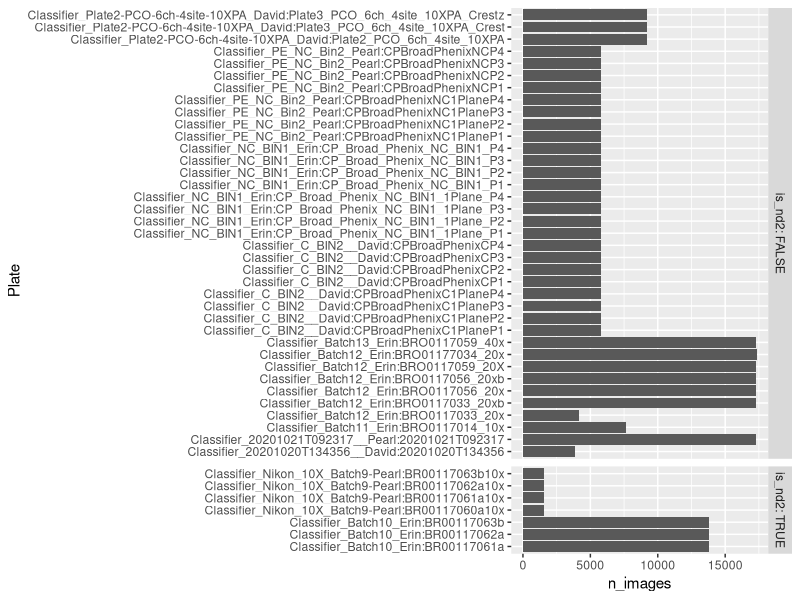
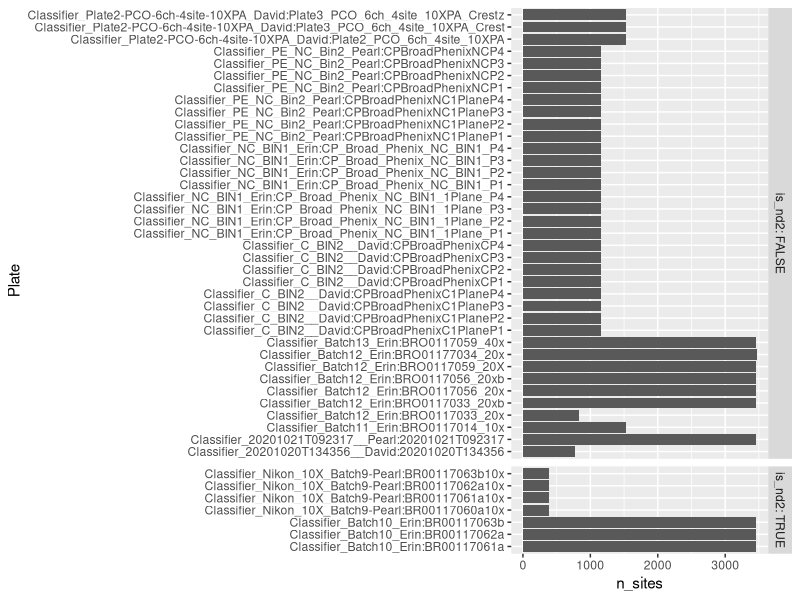
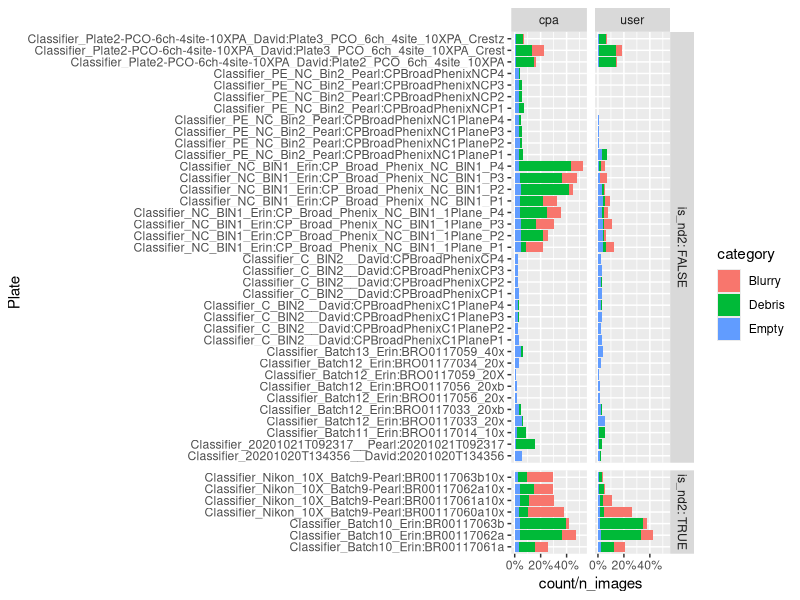
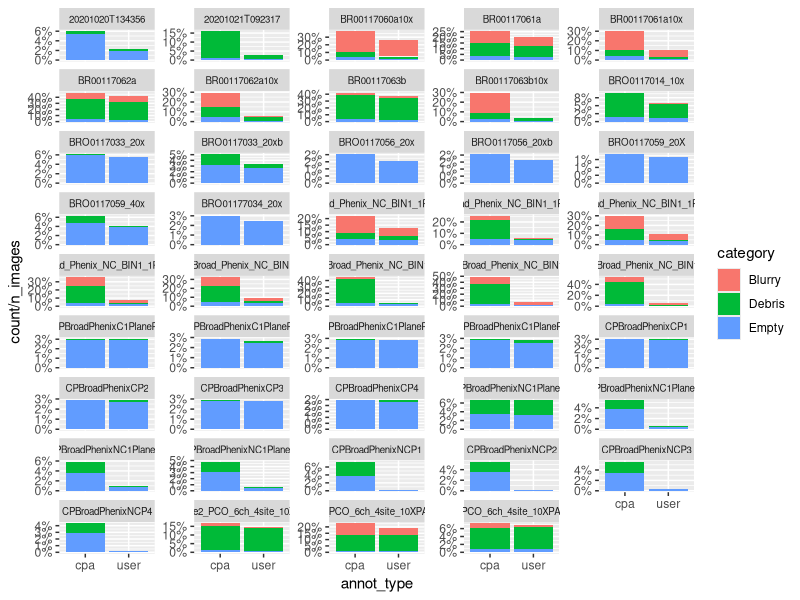
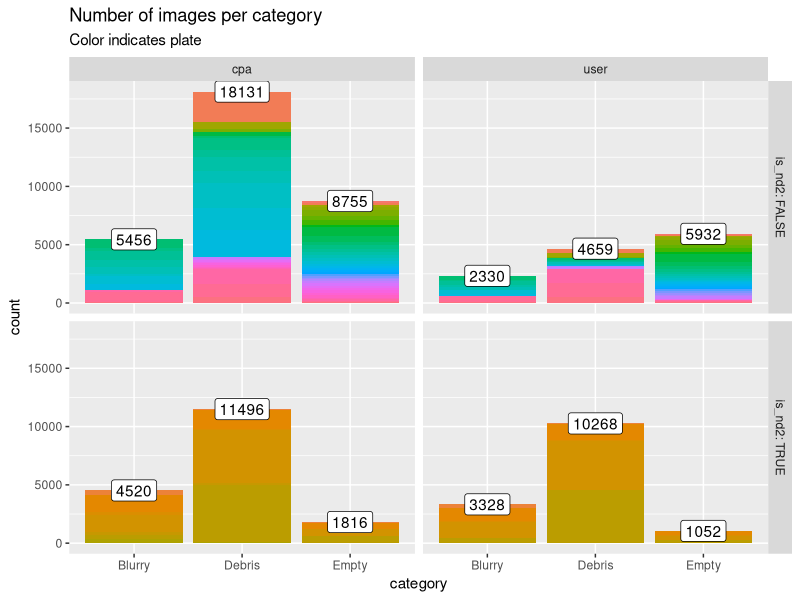
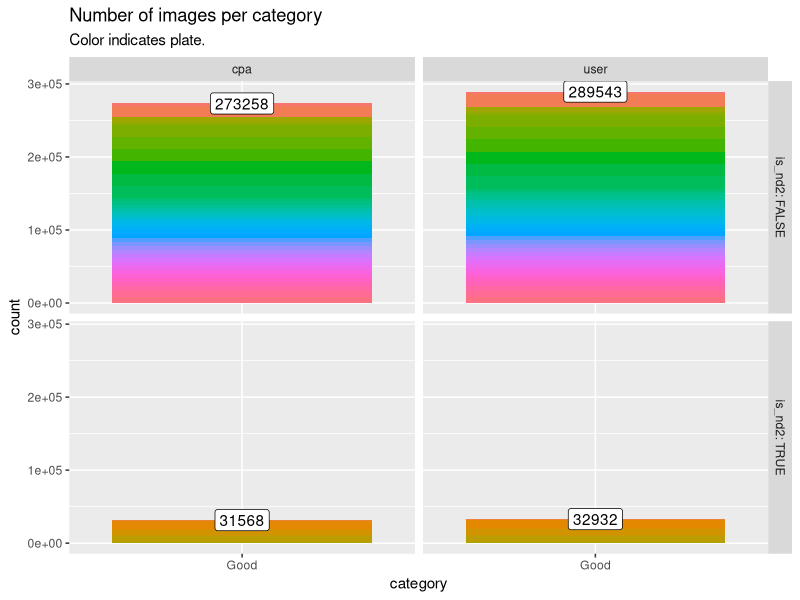
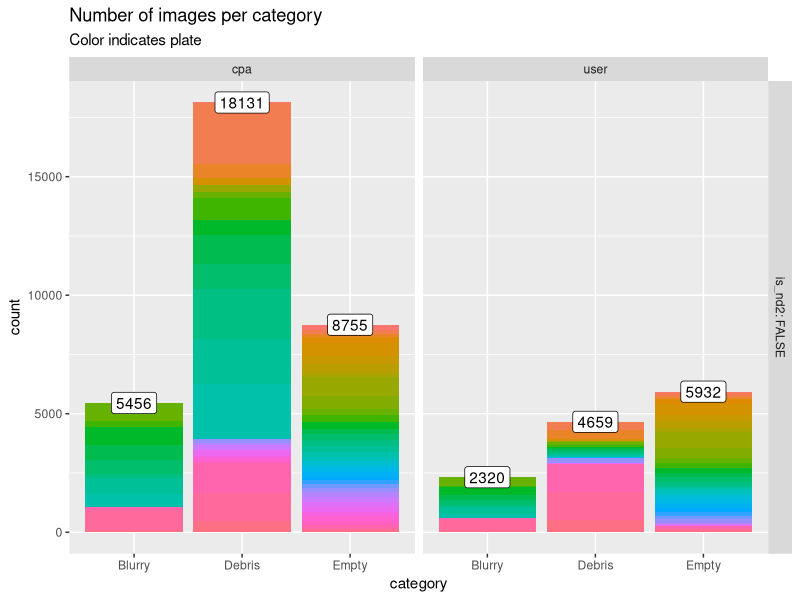
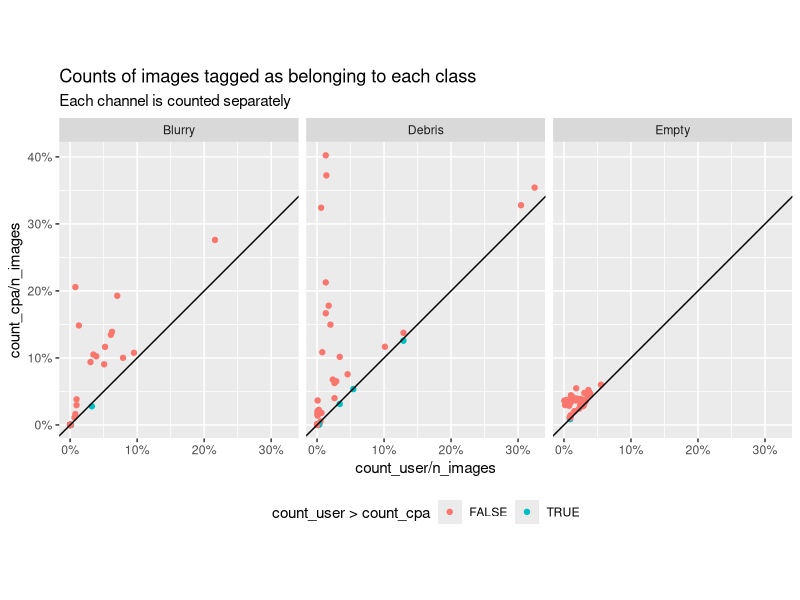

These figures' R source, in order:
## ---- chunk 1
library(glue)
library(tidyverse)
## ---- chunk 2
df_counts <-  read_csv("output/qc_annotations_counts.csv")
## ---- chunk 3
df_counts_long <-
  df_counts %>%
  pivot_longer(
    c(Debris, Empty, Blurry, Good),
    names_to = "category",
    values_to = "count"
  )
## ---- chunk 4
df_counts_long_report <- 
  df_counts_long %>%
  filter(category != "Good") %>%
  group_by(setname,
           filename,
           is_nd2,
           Image_Metadata_Plate,
           n_sites,
           n_channels,
           n_images,
           image_width,
           annot_type) %>%
  summarize(count = sum(count), .groups = "keep") %>%
  pivot_wider(names_from = "annot_type",
              values_from = "count",
              names_prefix = "count_") %>%
  mutate(
    frac_user = round(count_user / n_images, 2),
    frac_cpa = round(count_cpa / n_images, 2)
  ) %>%
  arrange(setname, is_nd2, Image_Metadata_Plate, n_sites, n_channels)

df_counts_long_report

df_counts_long_report %>%
  write_csv("output/qc_annotations_counts_report.csv")
## ---- chunk 5
df_counts_long %>% 
  distinct(Image_Metadata_Plate, filename, n_images, is_nd2) %>%
  ggplot(aes(paste(filename, Image_Metadata_Plate, sep = ":"), n_images)) +
  geom_col() +
  xlab("Plate") +
  facet_grid(
    is_nd2 ~ .,
    labeller = labeller(.rows = label_both),
    scales = "free_y",
    space = "free"
  ) + coord_flip()
## ---- chunk 6
df_counts_long %>% 
  distinct(Image_Metadata_Plate, filename, n_sites, is_nd2) %>%
  ggplot(aes(paste(filename, Image_Metadata_Plate, sep = ":"), n_sites)) +
  geom_col() +
  xlab("Plate") +
  facet_grid(
    is_nd2 ~ .,
    labeller = labeller(.rows = label_both),
    scales = "free_y",
    space = "free"
  ) + coord_flip()
## ---- chunk 7
df_counts_long %>% 
  filter(category != "Good") %>%
  ggplot(aes(paste(filename, Image_Metadata_Plate, sep = ":"), count / n_images, fill = category)) +
  geom_col() +
  xlab("Plate") +
  scale_y_continuous(labels = ~scales::percent(., accuracy = 1)) +
  facet_grid(
    is_nd2 ~ annot_type,
    labeller = labeller(.rows = label_both),
    scales = "free_y",
    space = "free"
  ) + 
  coord_flip()
## ---- chunk 8
df_counts_long %>% 
  filter(category != "Good") %>%
  ggplot(aes(annot_type, count / n_images, fill = category)) +
  geom_col() +
  scale_y_continuous(labels = ~scales::percent(., accuracy = 1)) +
  facet_wrap(~Image_Metadata_Plate, ncol = 5, scales = "free_y") +
  theme(strip.text = element_text(size = 7))
## ---- chunk 9
df_count_total <-
  df_counts %>% 
  group_by(is_nd2, annot_type) %>%
  summarize(across(one_of("Debris", "Empty", "Blurry", "Good"), sum), .groups = "keep") %>%
  pivot_longer(-c(is_nd2, annot_type),  names_to = "category", values_to = "count") 
## ---- chunk 10
df_counts_long %>%
  filter(category != "Good") %>%
  ggplot(aes(category, count, fill = Image_Metadata_Plate)) +
  geom_col() +
  geom_label(
    data = df_count_total %>%   filter(category != "Good"),
    aes(category, count,
        label = count),
    fill = "white"
  ) +
  theme(legend.position = "none") +
  ggtitle("Number of images per category", subtitle = "Color indicates plate") +
  facet_grid(is_nd2 ~ annot_type, labeller = labeller(.rows = label_both))
## ---- chunk 11
df_counts_long %>%
  filter(category == "Good") %>%
  ggplot(aes(category, count, fill = Image_Metadata_Plate)) +
  geom_col() +
  geom_label(
    data = df_count_total %>%   filter(category == "Good"),
    aes(category, count,
        label = count),
    fill = "white"
  ) +
  theme(legend.position = "none") +
  ggtitle("Number of images per category", subtitle = "Color indicates plate.") +
  facet_grid(is_nd2 ~ annot_type, labeller = labeller(.rows = label_both))
## ---- chunk 12
arpit_counts <-
  df_counts_long %>%
  filter(filename != "Classifier_Nikon_10X_Batch9-Pearl") %>%
  filter(!(category == "Blurry" & image_width <= 2000)) %>%
  filter(!is_nd2)

arpit_counts_summary <- 
  arpit_counts %>%
  group_by(annot_type, category) %>%
  summarize(count = sum(count), .groups = "keep") %>%
  pivot_wider(names_from = "annot_type", values_from = "count", names_prefix = "count_")

arpit_counts_summary %>%
  write_csv("output/arpit_counts_summary.csv")

arpit_counts %>%
  filter(category != "Good") %>%
  ggplot(aes(category, count, fill = Image_Metadata_Plate)) +
  geom_col() +
  geom_label(
    data =
      arpit_counts %>%
      group_by(annot_type, category) %>%
      summarize(count = sum(count), .groups = "keep") %>%
      filter(category != "Good"),
    aes(category, count,
        label = count),
    fill = "white"
  ) +
  theme(legend.position = "none") +
  ggtitle("Number of images per category", subtitle = "Color indicates plate") +
  facet_grid(is_nd2 ~ annot_type, labeller = labeller(.rows = label_both))
## ---- chunk 13
df_counts_long %>%
  group_by(annot_type, category) %>%
  summarize(count = sum(count), .groups = "keep") %>%
  pivot_wider(names_from = "annot_type", values_from = "count", names_prefix = "count_")
## ---- chunk 14
df_counts %>%
  pivot_longer(c(Debris, Empty, Blurry, Good),
               names_to = "category",
               values_to = "count") %>%
  pivot_wider(names_from = "annot_type",
              values_from = "count",
              names_prefix = "count_") %>%
  filter(category != "Good") %>%
  ggplot(aes(count_user / n_images, count_cpa / n_images)) +
  geom_point(aes(color = count_user > count_cpa)) +
  facet_wrap( ~ category) +
  geom_abline(slope = 1) +
  coord_equal() +
  scale_x_continuous(labels = ~scales::percent(., accuracy = 1)) +
  scale_y_continuous(labels = ~scales::percent(., accuracy = 1)) +
  ggtitle("Counts of images tagged as belonging to each class",
          subtitle = "Each channel is counted separately") +
  theme(legend.position = "bottom")
## ---- chunk 15
df_counts %>%
  pivot_longer(c(Debris, Empty, Blurry, Good),
               names_to = "category",
               values_to = "count") %>%
  pivot_wider(names_from = "annot_type",
              values_from = "count",
              names_prefix = "count_") %>%
mutate(cpa_is_zero = count_cpa == 0) %>%
mutate(count_cpa = count_cpa + .Machine$double.eps,
         count_user = count_user + .Machine$double.eps,
         ratio_user_to_cpa = count_user / count_cpa,
         ratio_user_to_cpa = ifelse(ratio_user_to_cpa > 2, Inf, ratio_user_to_cpa))  %>%
  filter(category != "Good") %>%
  ggplot(aes(paste(filename, Image_Metadata_Plate, sep = ":"), ratio_user_to_cpa)) +
  geom_col(aes(fill = cpa_is_zero)) +
  geom_label(aes(y = -.05, label = round(count_user, 0)), hjust = "right") +
  xlab("Plate") +
  ylim(c(-.5, 1.5)) +
  facet_grid(
    is_nd2 ~ category,
    labeller = labeller(.rows = label_both),
    scales = "free_y",
    space = "free"
  ) + 
  geom_hline(yintercept = 0.85, color = "red", alpha = 0.5) +
  geom_hline(yintercept = 1.15, color = "red", alpha = 0.5) +
  coord_flip() + 
  ggtitle("Ratio of User:CPA -labelled images", subtitle = "User-labeled counts are indicated with labels")
## ---- chunk 16
MyTrainingSet_5channel_urls <-
  read_csv(
    "input/debris_annotations/MyTrainingSet_5channel_urls.csv",
    col_types = cols()
  )
## ---- chunk 17
MyTrainingSet_5channel_urls %>% count()

MyTrainingSet_5channel_urls %>%
  distinct(Image_Metadata_Plate,
           Image_Metadata_Well,
           Image_Metadata_Site) %>%
  count()
## ---- chunk 18
debris_counts <-
  MyTrainingSet_5channel_urls %>%
  distinct(Image_Metadata_Plate,
           Image_Metadata_Well,
           Image_Metadata_Site) %>%
  count(Image_Metadata_Plate, name = "Debris_sites_annotated") %>%
  inner_join(df_counts %>% filter(annot_type == "user"),
             by = c("Image_Metadata_Plate"))


debris_counts %>%
  ggplot(aes(paste(filename, Image_Metadata_Plate, sep = ":"), Debris_sites_annotated)) + 
  geom_col() + 
  xlab("Plate") +
  coord_flip()

debris_counts %>%
  ggplot(aes(paste(filename, Image_Metadata_Plate, sep = ":"), Debris_sites_annotated/sum(Debris_sites_annotated))) + 
  geom_col() + 
  xlab("Plate") +
  ylab("Percentage of total count") +
  scale_y_continuous(labels = ~scales::percent(., accuracy = 1)) +
  coord_flip()
## ---- chunk 19
debris_counts %>%
  mutate(Debris_sites = Debris / n_channels) %>%
  mutate(diff = Debris_sites_annotated - Debris_sites) %>%
  select(Image_Metadata_Plate, Debris_sites_annotated, Debris_sites, diff)
